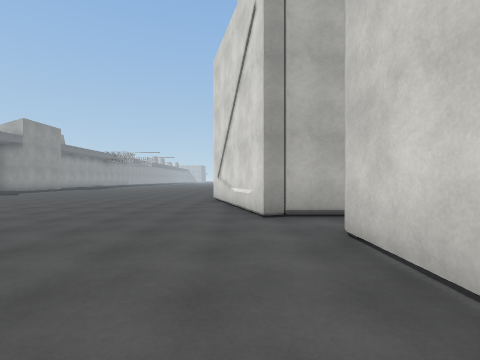
view 1 (above)

24 first-person views from a walk through a 3-D level made in the Unity game engine. The camera is 1.4 m above the floor, looks level and sees 85° across. The floor is counted in squares, 2 m on a side. Each view is taken from the middle of a square. On the plan, view 1 faces up. The plan holds only what a view shows up to about 9 squares ahead; the rest is blank. The place goes on beyond the plan. The player is left out. Surface patterns are stand-ins for the level's own textures.

view 2
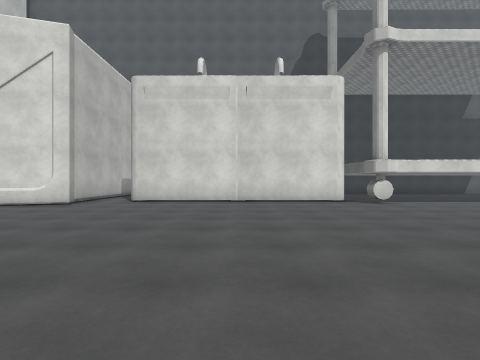

view 3
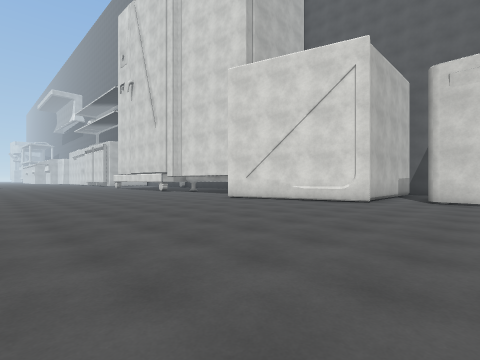

view 4
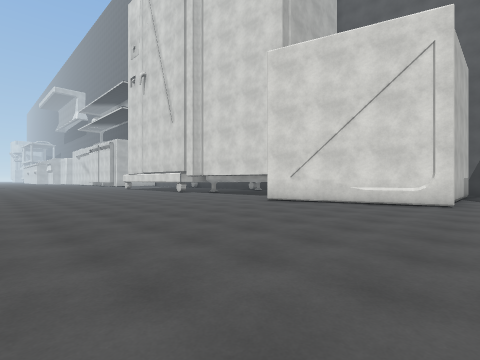

view 5
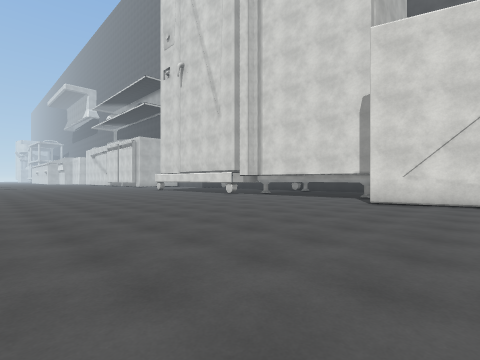

view 6
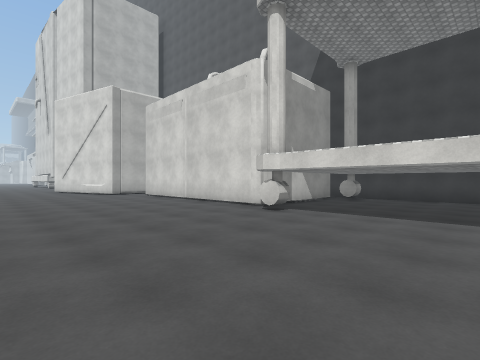

view 7
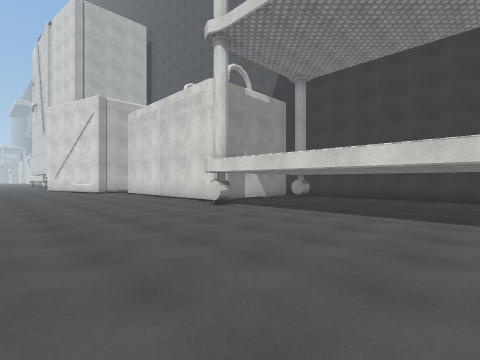

view 8
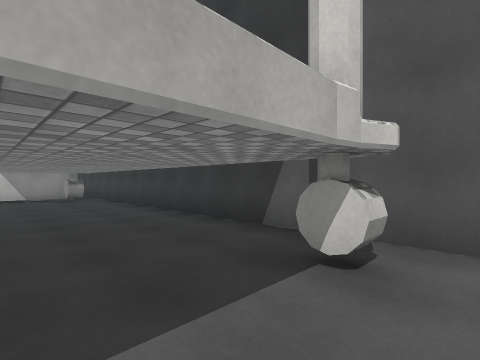

view 9
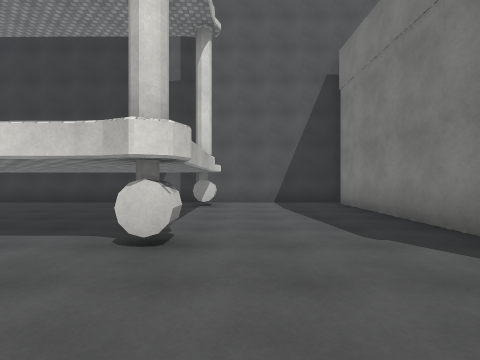

view 10
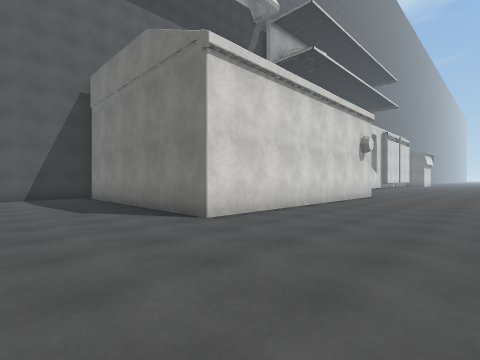

view 11
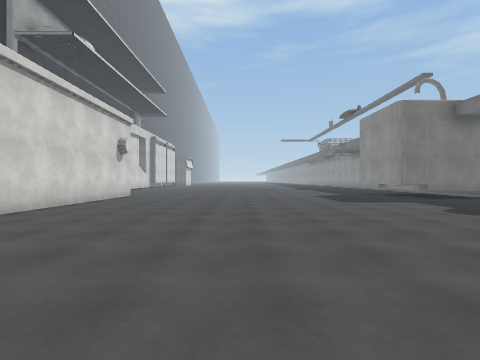

view 12
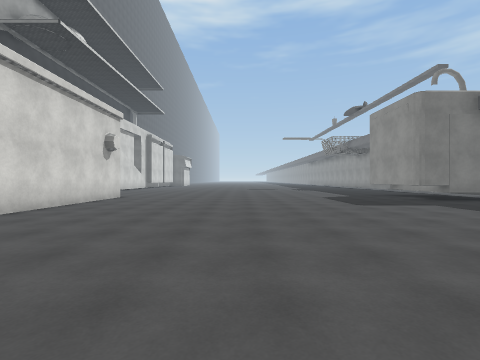

view 13
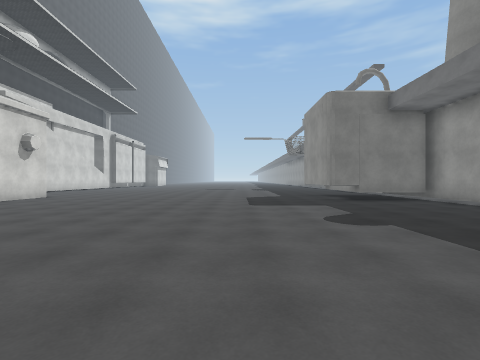

view 14
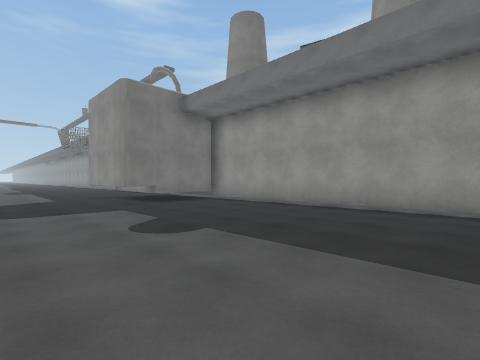

view 15
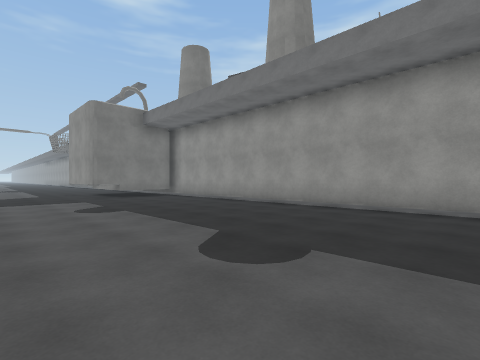

view 16
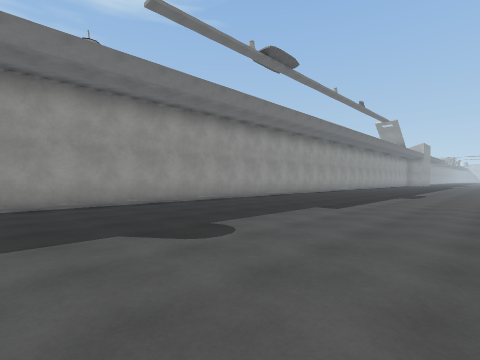

view 17
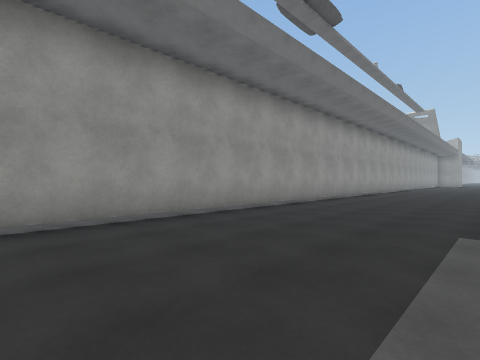

view 18
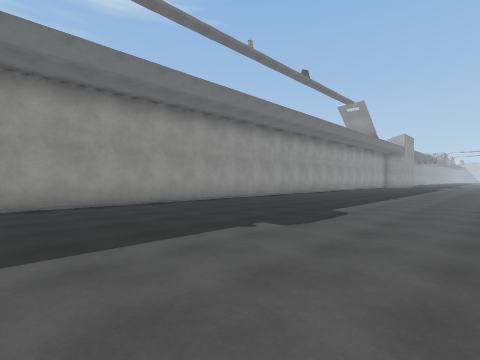

view 19
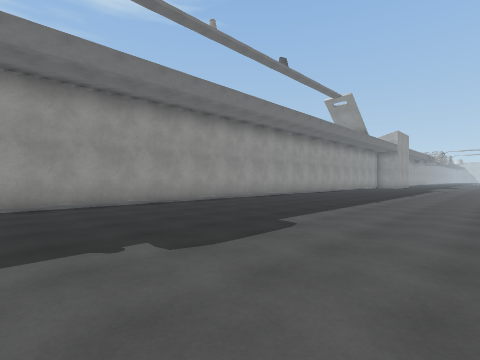

view 20
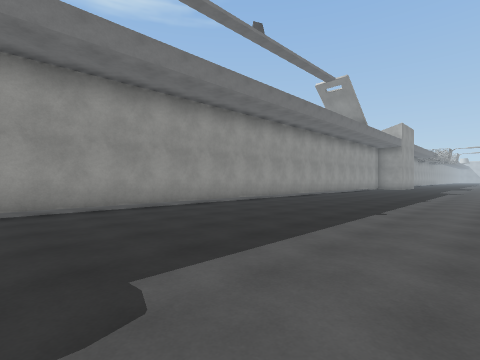

view 21
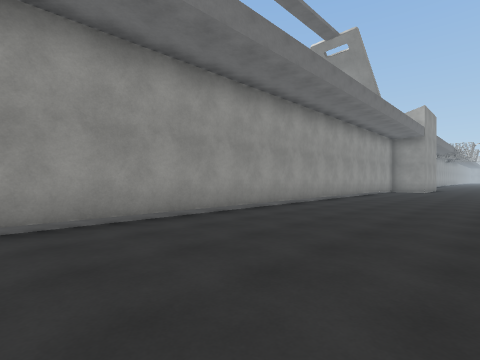

view 22
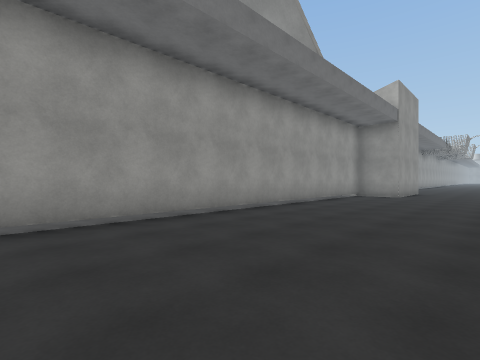

view 23
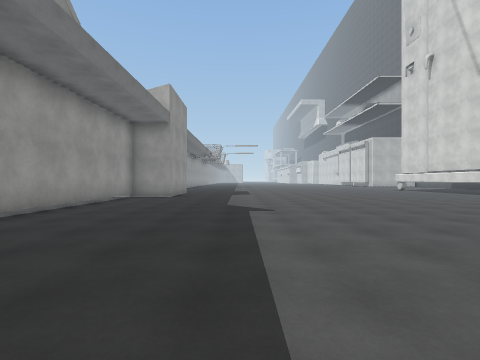

view 24
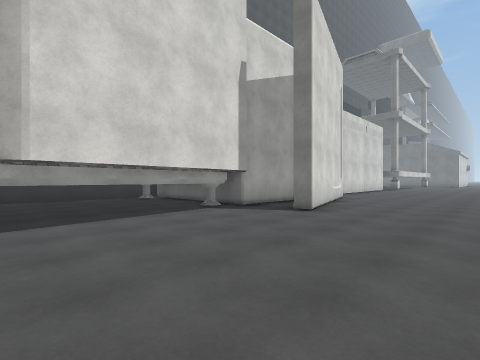

### Floor plan
Key: @ floor where view 1 was taken; # wall or solid block; . floor; T thing the floor can be seen under or through.
Columns run from 17 left of view 1 to 7 right of it. Each row starts with its distance up from view 1.
 16         ....
 15  .T...............#     #
 14  .T...............#    .#
 13  .T...............#    .#
 12  .T...............#     #
 11  .T...............##
 10  .T..............#####
  9  .T..............##
  8  .T..............##
  7  .T..............#
  6  .T..... ........##
  5  .T...............####
  4  .T.................
  3  .T................#
  2  .T................#
  1  .T....... ........#
  0  .T..............@.#
 -1  .T....... ........#
 -2  .T.......  .......#
 -3  .T.......   ......####
 -4 ..T.......   .....#...# #
 -5 ..T.......   ...........#
 -6 ..T.......   ...........#
 -7 ..T.......   ...........#
 -8 ..T.......   ...........#
 -9  .T.......   ...........#
-10  .T.......   ...........#
-11  .T.......        ......#
-12  .T.......       .......#
-13  .T.......      ..#...#.#
-14 ..T....... .............#
-15 ..T.....................#
-16 ..T.....................#
-17  .T.............#######.#
-18  .T.............#
-19  .T.............#
-20  .T.............#
-21  .T.............#
-22   T.............#
-23  .T.............#
-24  .####..........#
-25     ##...

Positions as (right, up) in squares from view 1, and headings:
1: (0, 0), facing up
2: (-7, 0), facing right
3: (-8, 2), facing up-right
4: (-8, 4), facing up-right
5: (-9, 7), facing up-right
6: (-4, -8), facing up-right
7: (-4, -10), facing up-right
8: (3, -14), facing up-right
9: (-2, -14), facing right
10: (-5, -14), facing down-right
11: (-6, -14), facing down
12: (-6, -15), facing down
13: (-9, -15), facing down
14: (-9, -16), facing down-left
15: (-9, -13), facing down-left
16: (-8, -17), facing up-left
17: (-11, -15), facing up-left
18: (-8, -9), facing up-left
19: (-8, -7), facing up-left
20: (-9, -4), facing up-left
21: (-11, 0), facing up-left
22: (-11, 5), facing up-left
23: (-11, 6), facing up
24: (-4, 15), facing down-right
